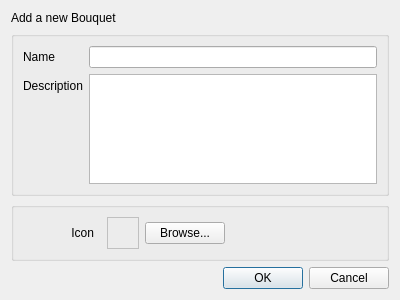
<?xml version="1.0" encoding="UTF-8"?>
<ui version="4.0">
 <class>DialogAddBouquet</class>
 <widget class="QDialog" name="DialogAddBouquet">
  <property name="windowModality">
   <enum>Qt::ApplicationModal</enum>
  </property>
  <property name="geometry">
   <rect>
    <x>0</x>
    <y>0</y>
    <width>400</width>
    <height>300</height>
   </rect>
  </property>
  <property name="windowTitle">
   <string>Add new Bouquet</string>
  </property>
  <property name="windowIcon">
   <iconset resource="commonres.qrc">
    <normaloff>:/common/playonlinux32</normaloff>:/common/playonlinux32</iconset>
  </property>
  <property name="modal">
   <bool>true</bool>
  </property>
  <layout class="QVBoxLayout" name="verticalLayout">
   <item>
    <widget class="QLabel" name="lblTitle">
     <property name="text">
      <string>Add a new Bouquet</string>
     </property>
    </widget>
   </item>
   <item>
    <widget class="QGroupBox" name="gbxAddBouquet">
     <property name="sizePolicy">
      <sizepolicy hsizetype="Preferred" vsizetype="Preferred">
       <horstretch>0</horstretch>
       <verstretch>1</verstretch>
      </sizepolicy>
     </property>
     <property name="title">
      <string notr="true"/>
     </property>
     <property name="flat">
      <bool>true</bool>
     </property>
     <layout class="QFormLayout" name="formLayout">
      <item row="0" column="0">
       <widget class="QLabel" name="lblName">
        <property name="text">
         <string>Name</string>
        </property>
       </widget>
      </item>
      <item row="0" column="1">
       <widget class="QLineEdit" name="leName"/>
      </item>
      <item row="1" column="0">
       <widget class="QLabel" name="lblDescription">
        <property name="text">
         <string>Description</string>
        </property>
       </widget>
      </item>
      <item row="1" column="1">
       <widget class="QPlainTextEdit" name="pteDescription"/>
      </item>
     </layout>
    </widget>
   </item>
   <item>
    <widget class="QGroupBox" name="gbxIcon">
     <property name="title">
      <string notr="true"/>
     </property>
     <property name="flat">
      <bool>true</bool>
     </property>
     <layout class="QHBoxLayout" name="horizontalLayout">
      <item>
       <widget class="QLabel" name="lblIcon">
        <property name="minimumSize">
         <size>
          <width>78</width>
          <height>0</height>
         </size>
        </property>
        <property name="maximumSize">
         <size>
          <width>78</width>
          <height>16777215</height>
         </size>
        </property>
        <property name="styleSheet">
         <string notr="true">margin-right: 4px;</string>
        </property>
        <property name="text">
         <string>Icon</string>
        </property>
        <property name="alignment">
         <set>Qt::AlignRight|Qt::AlignTrailing|Qt::AlignVCenter</set>
        </property>
       </widget>
      </item>
      <item>
       <widget class="QLabel" name="lblIconSelected">
        <property name="minimumSize">
         <size>
          <width>32</width>
          <height>32</height>
         </size>
        </property>
        <property name="maximumSize">
         <size>
          <width>32</width>
          <height>32</height>
         </size>
        </property>
        <property name="styleSheet">
         <string notr="true">border: 1px solid silver;</string>
        </property>
        <property name="frameShape">
         <enum>QFrame::Box</enum>
        </property>
        <property name="midLineWidth">
         <number>1</number>
        </property>
        <property name="text">
         <string notr="true"/>
        </property>
        <property name="alignment">
         <set>Qt::AlignCenter</set>
        </property>
       </widget>
      </item>
      <item>
       <widget class="QPushButton" name="pbtnBrowse">
        <property name="text">
         <string>Browse...</string>
        </property>
       </widget>
      </item>
      <item>
       <spacer name="horizontalSpacer">
        <property name="orientation">
         <enum>Qt::Horizontal</enum>
        </property>
        <property name="sizeHint" stdset="0">
         <size>
          <width>40</width>
          <height>20</height>
         </size>
        </property>
       </spacer>
      </item>
     </layout>
    </widget>
   </item>
   <item>
    <widget class="QDialogButtonBox" name="btnbOkCancel">
     <property name="orientation">
      <enum>Qt::Horizontal</enum>
     </property>
     <property name="standardButtons">
      <set>QDialogButtonBox::Cancel|QDialogButtonBox::Ok</set>
     </property>
    </widget>
   </item>
  </layout>
 </widget>
 <resources>
  <include location="commonres.qrc"/>
 </resources>
 <connections>
  <connection>
   <sender>btnbOkCancel</sender>
   <signal>accepted()</signal>
   <receiver>DialogAddBouquet</receiver>
   <slot>accept()</slot>
   <hints>
    <hint type="sourcelabel">
     <x>248</x>
     <y>254</y>
    </hint>
    <hint type="destinationlabel">
     <x>157</x>
     <y>274</y>
    </hint>
   </hints>
  </connection>
  <connection>
   <sender>btnbOkCancel</sender>
   <signal>rejected()</signal>
   <receiver>DialogAddBouquet</receiver>
   <slot>reject()</slot>
   <hints>
    <hint type="sourcelabel">
     <x>316</x>
     <y>260</y>
    </hint>
    <hint type="destinationlabel">
     <x>286</x>
     <y>274</y>
    </hint>
   </hints>
  </connection>
 </connections>
</ui>
